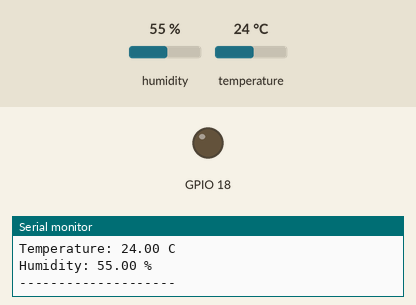
Recording of a sketch running on a simulated ESP32. Parts: output pins drawn as LEDs (lit = HIGH), the last lines printed to the serial monitor. Inputs (shaded band) come from the test bench; at power-on: humidity 55 %, temperature 24 °C.

Above: at 1.2 s.
1.3 s: humidity set to 79 %
3.2 s: humidity set to 82 %
At 4.7 s:
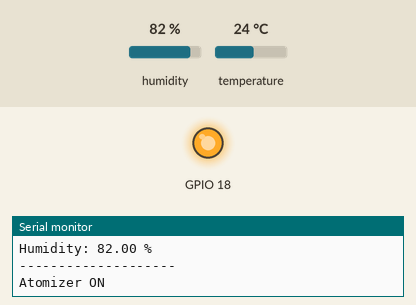
Timing chart, 0 to 6.2 s (numbered marks = the images above; inputs shaded):
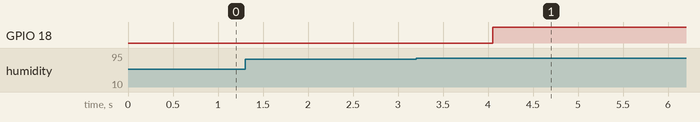

The sketch:

temphumidity.ino
```cpp
#include <Wire.h>
#include <DFRobot_DHT20.h>

DFRobot_DHT20 dht20;

float temperature = 0;
float humidity = 0;

void setup() {
  Serial.begin(115200);

  Wire.begin(21, 22);
  pinMode(18, OUTPUT);

  while (dht20.begin() != 0) {
    Serial.println("DHT20 sensor not detected!");
    delay(10000);
  }

  Serial.println("DHT20 connected successfully!");
}

void loop() {
  temperature = dht20.getTemperature();
  humidity = dht20.getHumidity();

  Serial.print("Temperature: ");
  Serial.print(temperature);
  Serial.println(" C");

  Serial.print("Humidity: ");
  Serial.print(humidity);
  Serial.println(" %");

  Serial.println("--------------------");

  atom();

  delay(2000);


}

void atom(){
  while (humidity > 80.0) {
    digitalWrite(18, HIGH);
    Serial.println("Atomizer ON");
    delay(10000);

    digitalWrite(18, LOW);
    Serial.println(digitalRead(18));
    delay(10000);

    humidity = dht20.getHumidity();
  }
}
```

Measured:
- the behaviour switches between 80 and 81 % on humidity (found by bisection; images 0 and 1)
- after the input at 3.2 s, GPIO 18: LOW → HIGH after 0.85 s
